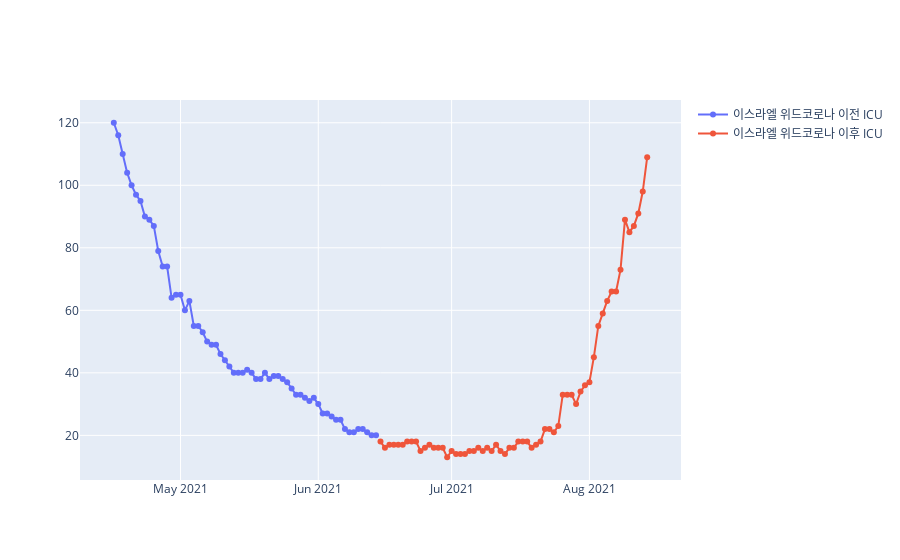

Write notebook code for a chart like this one.
### Code cell
fig = go.Figure()
fig.add_trace(go.Scatter(x=Israel_bc['date'], y=Israel_bc['icu_patients'],
                    mode='lines+markers',
                    name='이스라엘 위드코로나 이전 ICU'))
fig.add_trace(go.Scatter(x=Israel_ac['date'], y=Israel_ac['icu_patients'],
                    mode='lines+markers',
                    name='이스라엘 위드코로나 이후 ICU'))
fig.show()
